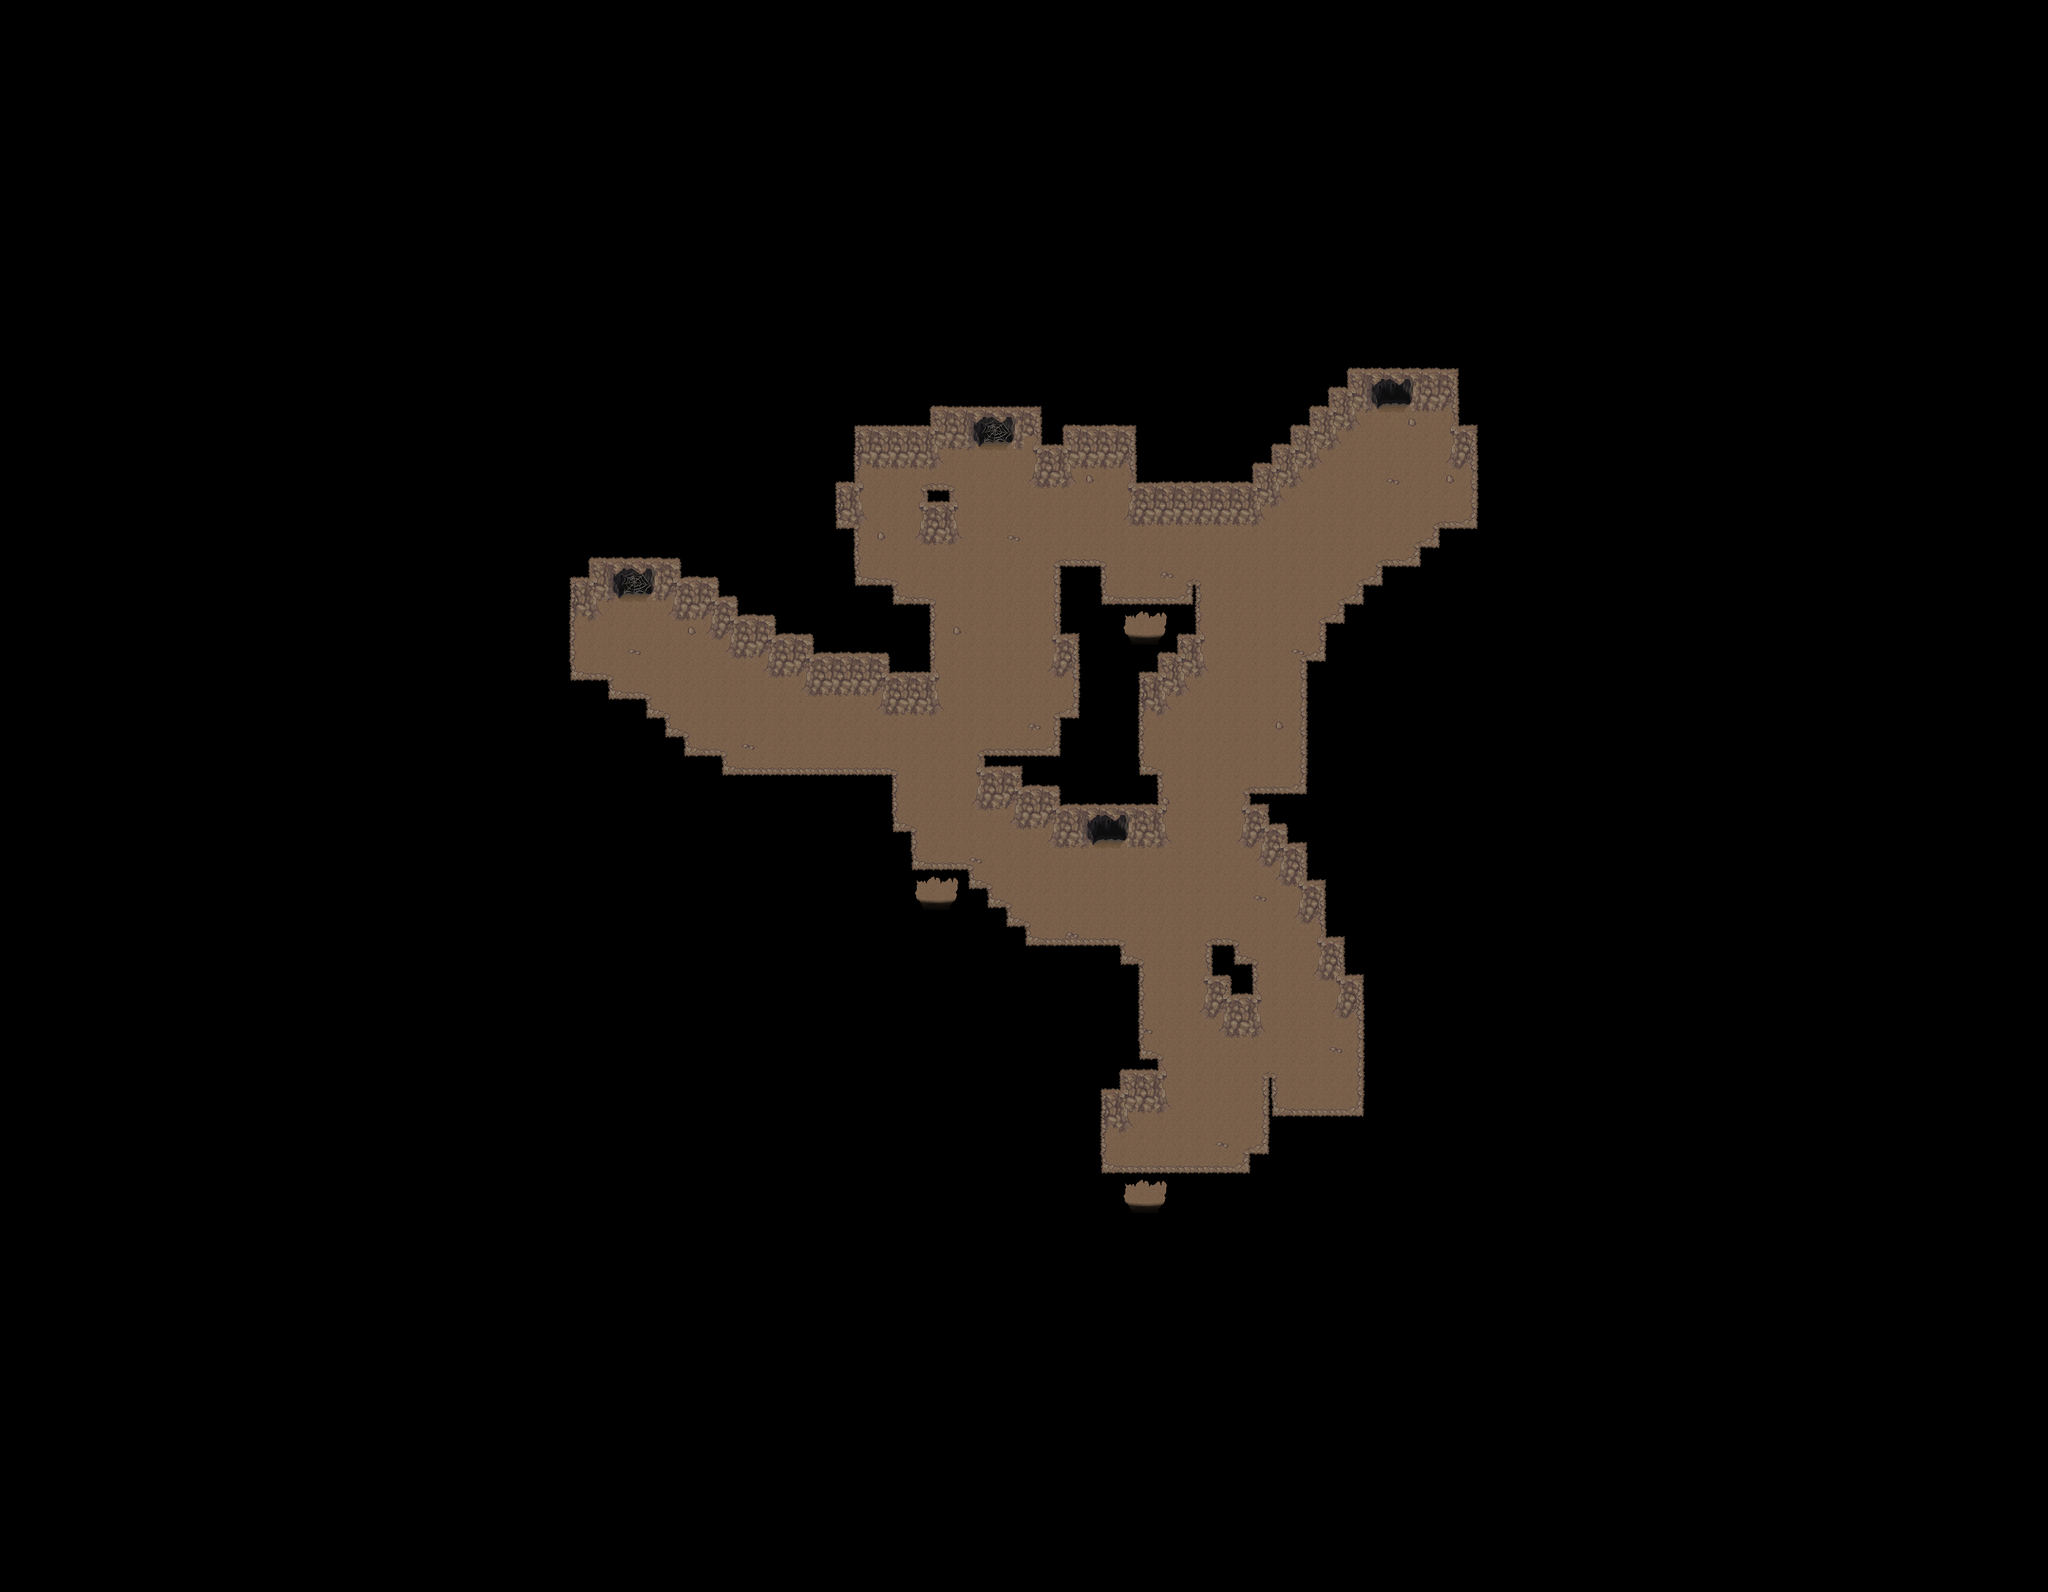

This game map was drawn from its Tiled (.tmx) file and the tilesets committed beside it. A one-line description and the trimmed map source follow:
An orthogonal 108x84 tile map with 32x32 px tiles, 4 tile layers (Ground1, Ground2, Fringe, Over1), 2 hidden layers not drawn, 5 tilesets and 17 objects (10x fixme, 5x warp, 2x spawn).

<map version="1.8" tiledversion="1.8.0" orientation="orthogonal" renderorder="right-down" width="108" height="84" tilewidth="32" tileheight="32" infinite="0" nextlayerid="81" nextobjectid="58">
 <properties>
  <property name="background0image" value="graphics/images/spit23loginwallpaper_800x600.png" />
  <property name="author" value="Saulc, Xanthem" />
  <property name="license" value="CC BY-SA 3.0" />
  <property name="manaplus version" value="2" />
  <property name="minimap" value="graphics/minimaps/010-1-9.png" />
  <property name="music" value="cavesong.ogg" />
  <property name="name" value="Canyon Cave" />
  <property name="overlay/image" value="graphics/images/ambient/spotlight.png" />
  <property name="overlay0keepratio" value="true" />
 </properties>
 <tileset firstgid="1" source="../graphics/tilesets/collision.tsx" />
 <tileset firstgid="10" name="cave2" tilewidth="32" tileheight="32" tilecount="144" columns="16">
  <image source="../graphics/tilesets/cave2.png" width="512" height="288" />
 </tileset>
 <tileset firstgid="154" source="../graphics/tilesets/cave2_x2.tsx" />
 <tileset firstgid="186" source="../graphics/tilesets/cave2_bilevel.tsx" />
 <tileset firstgid="442" source="../graphics/tilesets/cave2_base.tsx" />
 <layer id="74" name="Ground1" width="108" height="84">
  <data>[9072 cells, 9072 non-empty, 44 distinct tile ids]</data>
 </layer>
 <layer id="75" name="Ground2" width="108" height="84">
  <data>[9072 cells, 21 non-empty, 3 distinct tile ids]</data>
 </layer>
 <layer id="76" name="Fringe" width="108" height="84">
  <data>[9072 cells, 15 non-empty, 3 distinct tile ids]</data>
 </layer>
 <layer id="77" name="Over1" width="108" height="84">
  <data>[9072 cells, 421 non-empty, 29 distinct tile ids]</data>
 </layer>
 <layer id="78" name="Collision" width="108" height="84" visible="0">
  <data>[9072 cells, 8406 non-empty, 1 distinct tile ids]</data>
 </layer>
 <layer id="80" name="Height" width="108" height="84" visible="0">
  <data>[9072 cells, 0 non-empty, 0 distinct tile ids]</data>
 </layer>
 <objectgroup color="#000000" id="79" name="Warps">
  <object id="45" name="To Outside" type="warp" x="1920" y="1056" width="32" height="32">
   <properties>
    <property name="dest_map" value="010-2" />
    <property name="dest_x" value="194" />
    <property name="dest_y" value="56" />
   </properties>
  </object>
  <object id="46" name="To Outside" type="warp" x="2336" y="640" width="32" height="32">
   <properties>
    <property name="dest_map" value="010-2" />
    <property name="dest_x" value="207" />
    <property name="dest_y" value="38" />
   </properties>
  </object>
  <object id="47" name="To Cave" type="warp" x="1920" y="2017" width="32" height="32">
   <properties>
    <property name="dest_map" value="010-2-2" />
    <property name="dest_x" value="39" />
    <property name="dest_y" value="64" />
   </properties>
  </object>
  <object id="54" name="To Outside" type="warp" x="1568" y="1504" width="32" height="32">
   <properties>
    <property name="dest_map" value="010-2" />
    <property name="dest_x" value="185" />
    <property name="dest_y" value="65" />
   </properties>
  </object>
  <object id="57" name="Broken Cave" type="warp" x="2208" y="1920" width="32" height="32">
   <properties>
    <property name="dest_map" value="010-2" />
    <property name="dest_x" value="185" />
    <property name="dest_y" value="65" />
   </properties>
  </object>
 </objectgroup>
 <objectgroup color="#ffff00" id="6" name="Objects" visible="0">
  <object id="55" name="Sarracenus" type="spawn" x="960" y="640" width="928" height="1408">
   <properties>
    <property name="death" value="300000" />
    <property name="max_beings" value="2" />
    <property name="monster_id" value="1125" />
    <property name="spawn" value="35000" />
   </properties>
  </object>
  <object id="56" name="Sarracenus" type="spawn" x="1696" y="640" width="800" height="1408">
   <properties>
    <property name="death" value="300000" />
    <property name="max_beings" value="2" />
    <property name="monster_id" value="1125" />
    <property name="spawn" value="35000" />
   </properties>
  </object>
 </objectgroup>
 <objectgroup color="#ffff00" id="12" name="Margin">
  <object id="50" name="margin" type="fixme" x="2496" y="640" width="960" height="640" />
  <object id="51" name="margin" type="fixme" x="0" y="864" width="960" height="640" />
  <object id="52" name="margin" type="fixme" x="1536" y="0" width="960" height="640" />
  <object id="53" name="margin" type="fixme" x="1024" y="2048" width="960" height="640" />
 </objectgroup>
 <objectgroup color="#ff0000" id="29" name="Help" visible="0">
  <object id="36" name="free" type="fixme" x="1056" y="992" width="32" height="32" />
  <object id="39" name="3 Yel" type="fixme" x="1920" y="1024" width="32" height="32" />
  <object id="40" name="4 gri" type="fixme" x="1568" y="1472" width="32" height="32" />
  <object id="41" name="6 gri" type="fixme" x="1920" y="1984" width="32" height="32" />
  <object id="42" name="free" type="fixme" x="2208" y="1888" width="32" height="32" />
  <object id="43" name="7 yep" type="fixme" x="2336" y="672" width="32" height="32" />
 </objectgroup>
</map>
